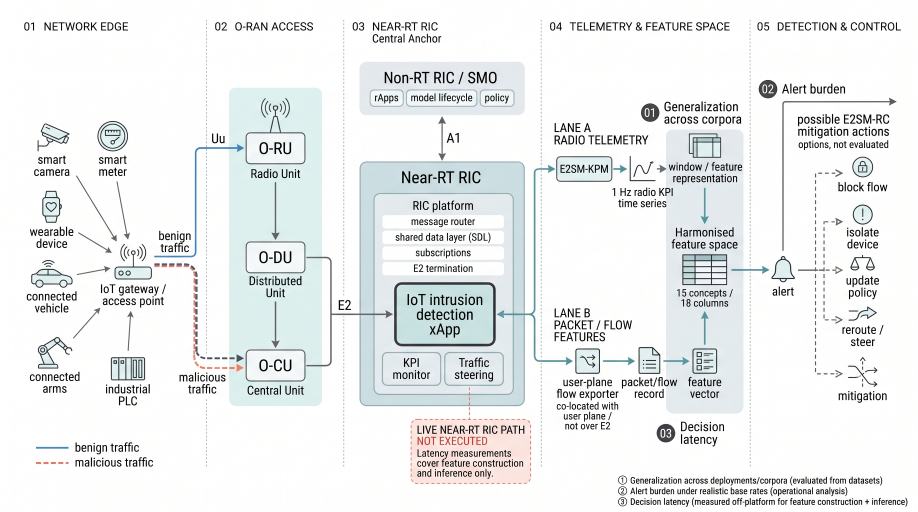
#> input picture figures/source/fig1_arch_raw_v2.jpg, 2752 x 1536 px, found by its file name (shown at 1/3 size)
$ python extract_figure1_icons.py
#> lines starting #> are read from the running program, lines starting #| are printed output that depends on the picture; after the words box and inside, x2 and y2 are one past the last pixel; in counts of white or black regions, pixels touching at a corner belong together
"""Extract the pictograms of the Figure 1 render (figures/source/fig1_arch_raw_v2.jpg).

The icons are kept exactly as drawn. Only the background around each icon is
removed: pixels connected to the crop border and close to the local background
colour become transparent, so an icon can sit on any panel fill while its own
interior fills are kept. All wording is set in LaTeX (paper/fig1_architecture.tex).

Usage (repo root):  python scripts/extract_figure1_icons.py
Output: figures/icons/f1_*.png and figures/icons/_contact_f1.png
"""
from __future__ import annotations

import pathlib

import numpy as np
from PIL import Image, ImageDraw
from scipy import ndimage

SRC = Image.open("figures/source/fig1_arch_raw_v2.jpg").convert("RGB")
#> SRC is the input picture: PIL image 2752x1536 RGB; mean R, G, B 235.2, 237.5, 237.6
OUT = pathlib.Path("figures/icons")
OUT.mkdir(parents=True, exist_ok=True)

# name -> (left, top, right, bottom) in ORIGINAL pixels (2752 x 1536),
# read from 1:1 gridded crops of the render.
BOXES = {
    "camera":   (105, 362, 212, 458),
    "meter":    (288, 358, 388, 458),
    "watch":    (122, 566, 190, 672),
    "vehicle":  (88, 772, 224, 864),
    "robot":    (108, 1002, 220, 1108),
    "plc":      (328, 1064, 440, 1146),
    "gateway":  (345, 727, 458, 842),
    "antenna":  (780, 288, 874, 400),
    "kpichart": (1884, 458, 1962, 548),
    "windows":  (2060, 396, 2172, 472),
    "table":    (2042, 760, 2184, 862),
    "exporter": (1722, 1044, 1804, 1124),
    "flowdoc":  (1910, 1040, 1982, 1124),
    "featvec":  (2072, 1044, 2156, 1124),
    "bell":     (2312, 769, 2392, 850),
    "lock":     (2553, 468, 2627, 542),
    "isolate":  (2553, 608, 2627, 682),
    "scales":   (2543, 757, 2633, 818),
    "reroute":  (2543, 912, 2637, 968),
    "mitig":    (2543, 1068, 2642, 1162),
}


def cutout(im: Image.Image, tol: float = 22.0, pad: int = 3) -> Image.Image:
    """Make the border-connected background transparent and trim to content."""
    a = np.asarray(im).astype(float)
    edge = np.concatenate([a[0], a[-1], a[:, 0], a[:, -1]])
    bg = np.median(edge, axis=0)
    near = np.linalg.norm(a - bg, axis=2) < tol
    lab, _ = ndimage.label(near)
    border = set(np.unique(np.concatenate([lab[0], lab[-1], lab[:, 0], lab[:, -1]])))
    border.discard(0)
    bgmask = np.isin(lab, list(border))
    alpha = np.where(bgmask, 0, 255).astype(np.uint8)
    rgba = np.dstack([a.astype(np.uint8), alpha])
    ys, xs = np.nonzero(alpha)
    t, b = max(0, ys.min() - pad), min(a.shape[0], ys.max() + pad + 1)
    l, r = max(0, xs.min() - pad), min(a.shape[1], xs.max() + pad + 1)
    return Image.fromarray(rgba[t:b, l:r], "RGBA")


tiles = []
for name, box in BOXES.items():
    ic = cutout(SRC.crop(box))
    ic = ic.resize((ic.width * 3, ic.height * 3), Image.LANCZOS)
    ic.save(OUT / f"f1_{name}.png")
    tiles.append((name, ic))
#> this loop made 20 passes
#> (bg in cutout, t in cutout, b in cutout, l in cutout, r in cutout) on passes 1 to 12: ([255, 255, 254], 5, 96, 4, 107), ([255, 255, 255], 1, 100, 1, 100), ([255, 255, 254], 3, 106, 1, 67), ([255, 255, 255], 5, 92, 2, 133), ([255, 255, 255], 6, 106, 2, 112), ([255, 255, 255], 4, 81, 1, 111), ([254, 254, 254], 1, 115, 0, 113), ([221, 240, 239], 3, 112, 0, 94), ([254, 254, 252], 6, 89, 2, 78), ([226, 232, 236], 1, 76, 2, 107), ([230, 235, 239], 0, 99, 1, 142), ([253, 253, 253], 0, 80, 1, 81)
#> pass 1, in cutout, `a = np.asarray(im).astype(float)`:
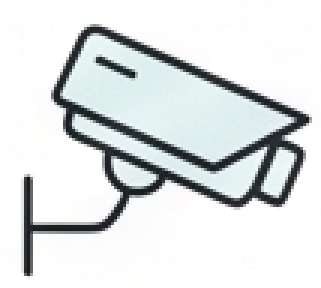
#> a: shape (96, 107, 3) float64 (shown 3 times larger); mean R, G, B 221.8, 225.5, 225.8
#> pass 1, in cutout, `near = np.linalg.norm(a - bg, axis=2) < tol`:
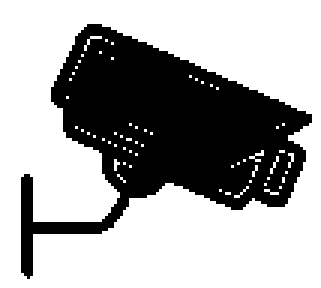
#> near: shape (96, 107) bool (shown 3 times larger); 65.6% white; 1 black region, box (x1, y1, x2, y2) and area: (7, 8, 104, 93) 3535
#> pass 1, in cutout, `lab, _ = ndimage.label(near)`:
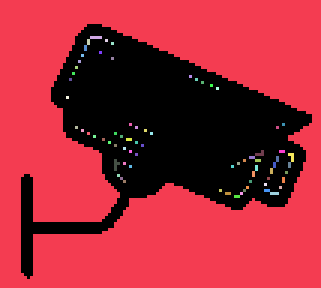
#> lab: shape (96, 107) int32 (shown 3 times larger); 75 distinct labels, from 0 to 74; one colour per label, 0 black
#> pass 1, in cutout, `bgmask = np.isin(lab, list(border))`:
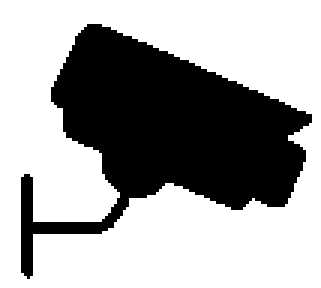
#> bgmask: shape (96, 107) bool (shown 3 times larger); 64.6% white; 1 black region, box (x1, y1, x2, y2) and area: (7, 8, 104, 93) 3639
#> after the loop:
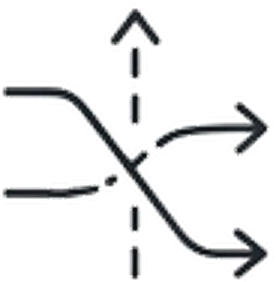
#> ic: PIL image 279x282 RGBA; mean R, G, B, A 29.3, 29.8, 30.4, 33.4; transparent parts drawn white
#> after the loop, tiles = 20 items

cols = 7
tw = max(c.width for _, c in tiles)
#> tw = 423
th = max(c.height for _, c in tiles)
#> th = 342
rows = (len(tiles) + cols - 1) // cols
#> rows = 3
sheet = Image.new("RGB", (cols * (tw + 14), rows * (th + 30)), (205, 222, 226))
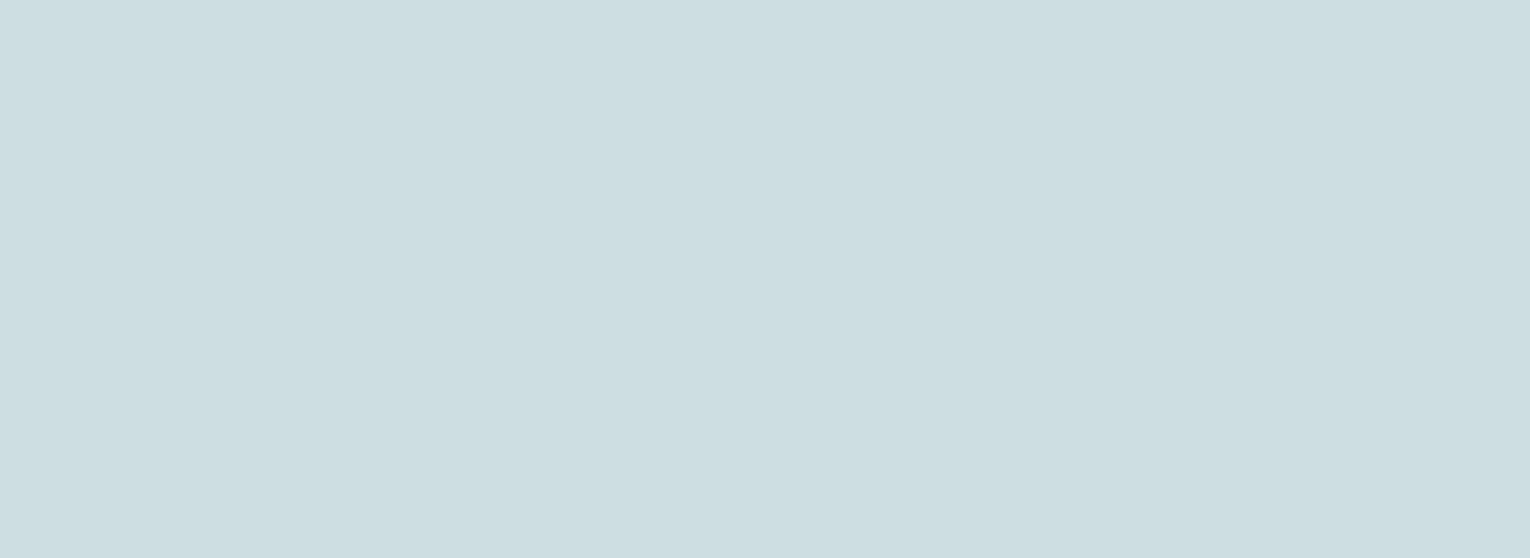
#> sheet: PIL image 3059x1116 RGB (shown at 1/2 size); mean R, G, B 205, 222, 226
d = ImageDraw.Draw(sheet)
for i, (name, c) in enumerate(tiles):
    r, col = divmod(i, cols)
    x = col * (tw + 14) + 7 + (tw - c.width) // 2
    y = r * (th + 30) + 4 + (th - c.height) // 2
    sheet.paste(c, (x, y), c)
    d.text((col * (tw + 14) + 7, r * (th + 30) + th + 8), name, fill="black")
#> this loop made 20 passes
#> (name, r, col, x, y) on passes 1 to 12: ('camera', 0, 0, 64, 38), ('meter', 0, 1, 507, 26), ('watch', 0, 2, 993, 20), ('vehicle', 0, 3, 1333, 44), ('robot', 0, 4, 1801, 25), ('plc', 0, 5, 2238, 59), ('gateway', 0, 6, 2671, 4), ('antenna', 1, 0, 77, 383), ('kpichart', 1, 1, 541, 422), ('windows', 1, 2, 935, 434), ('table', 1, 3, 1318, 398), ('exporter', 1, 4, 1846, 427)
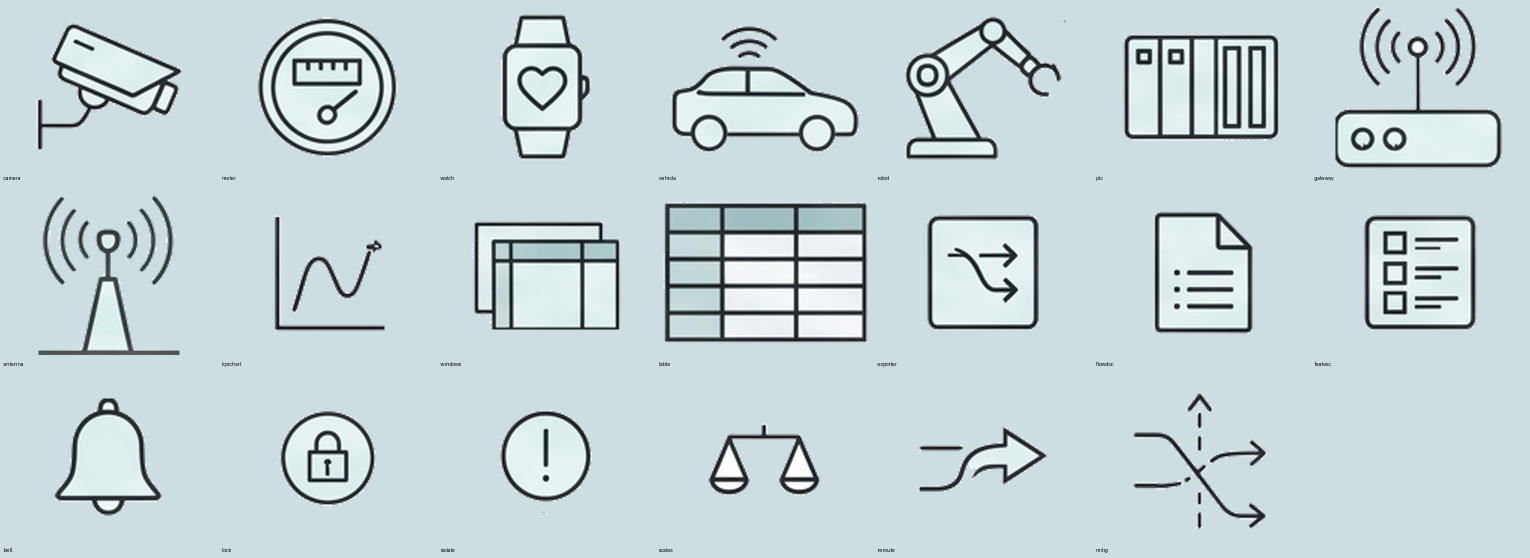
#> sheet: PIL image 3059x1116 RGB (shown at 1/2 size); mean R, G, B 196.3, 211.8, 215.2
sheet.save(OUT / "_contact_f1.png")
print("extracted %d icons" % len(tiles))
#| extracted 20 icons
